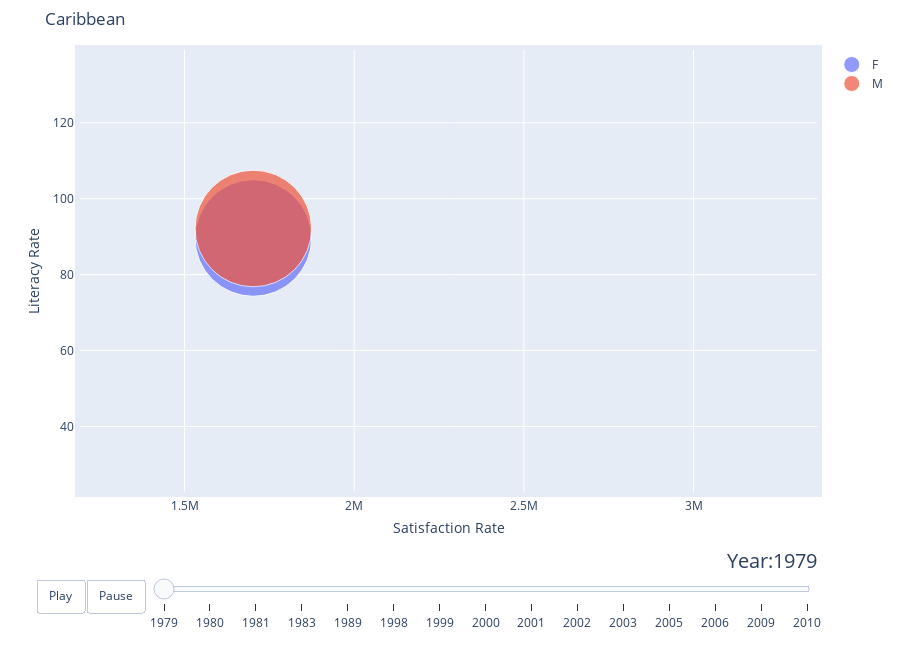
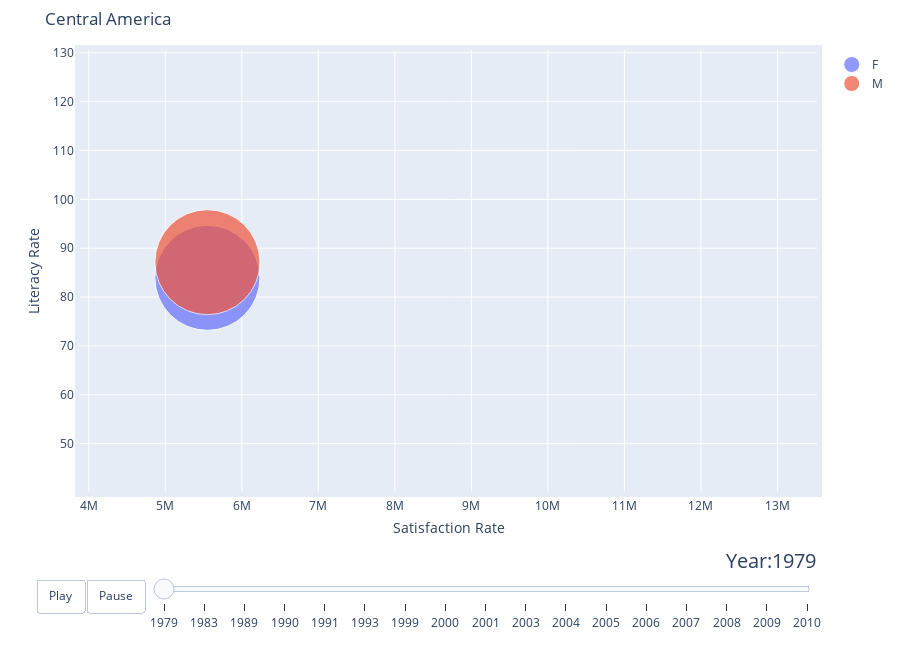
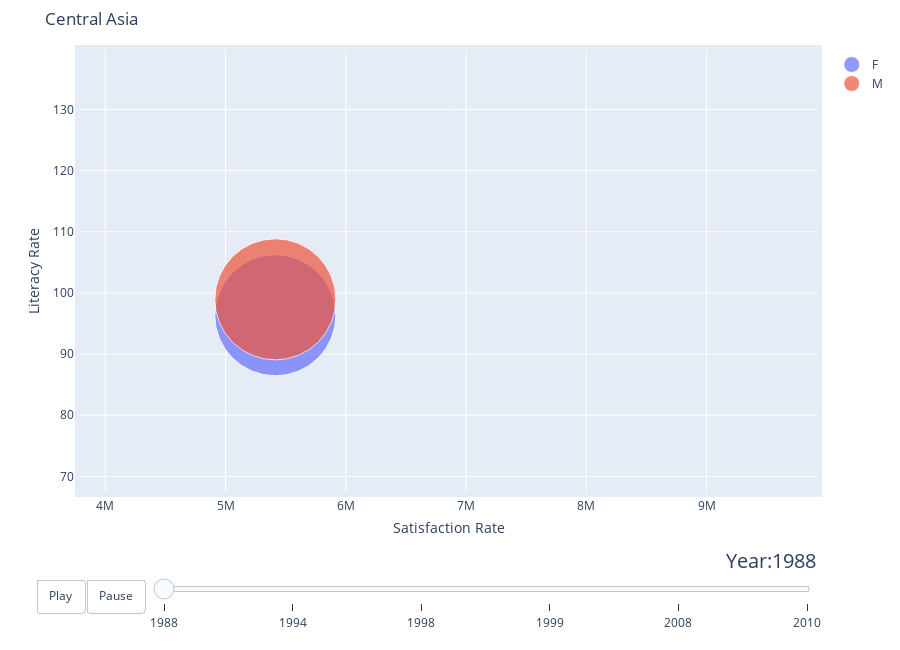
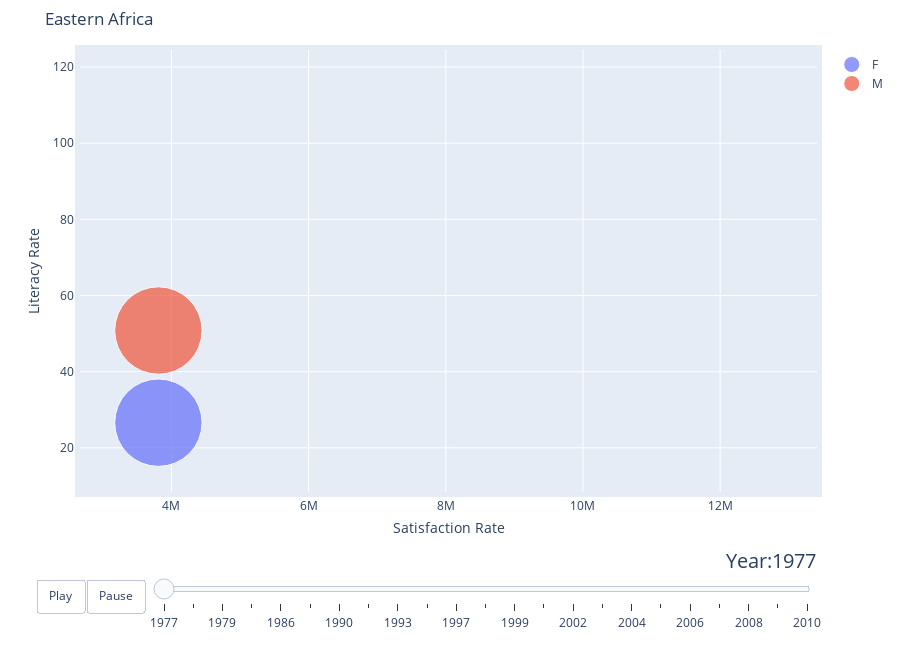

Notebook code cell kept with these figures, in order:
### Code cell
# for i in range(74, 111):
#     cols = list(female_df_sub.columns)
#     x = cols[i] + "_lit"
#     y = cols[i]
#     size = cols[i] + "_pop"
#     plt.figure(i)
    
trans_f = transform_df(female_df_sub)
trans_f["Gender"] = np.repeat("F", len(trans_f))
trans_m = transform_df(male_df_sub)
trans_m["Gender"] = np.repeat("M", len(trans_m))
frames = [trans_f, trans_m]
both_gen_trans = pd.concat(frames)
both_gen_trans["Year"] = pd.Series(map(int, both_gen_trans["Year"]))
both_gen_trans = both_gen_trans.dropna()
both_gen_trans.index = range(len(both_gen_trans))

subregions = np.unique(both_gen_trans["Index"])
for sub in subregions:
    try:
        temp_df = both_gen_trans[both_gen_trans.Index == sub]
        temp_df = temp_df.drop(["Index"], axis = 1)
        figure = bubbleplot(dataset=temp_df, x_column='Sat', y_column='Lit',
            bubble_column='Gender', time_column='Year', size_column='Pop', color_column='Gender', 
            x_title="Satisfaction Rate", y_title="Literacy Rate", title=sub,
             scale_bubble=3, height=650)
        iplot(figure, config={'scrollzoom': True})
    except:
        print("Unable to plot for " + sub)

### Figure 1 — Plotly figure (JSON) as saved in the notebook; plotly's stock layout.template omitted (floating-point values rounded to 4 significant figures)
{"data": [{"marker": {"size": [1703000.0], "sizemode": "area", "sizeref": 250.3}, "mode": "markers", "name": "F", "text": ["F"], "type": "scatter", "x": [1703000.0], "y": [89.65]}, {"marker": {"size": [1703000.0], "sizemode": "area", "sizeref": 250.3}, "mode": "markers", "name": "M", "text": ["M"], "type": "scatter", "x": [1703000.0], "y": [92.15]}], "layout": {"height": 650, "hovermode": "closest", "margin": {"b": 50, "pad": 5, "t": 50}, "showlegend": true, "sliders": [{"active": 0, "currentvalue": {"font": {"size": 20}, "prefix": "Year:", "visible": true, "xanchor": "right"}, "len": 0.9, "pad": {"b": 10, "t": 50}, "steps": [{"args": [[1979], {"frame": {"duration": 300, "redraw": false}, "mode": "immediate", "transition": {"duration": 300}}], "label": "1979", "method": "animate"}, {"args": [[1980], {"frame": {"duration": 300, "redraw": false}, "mode": "immediate", "transition": {"duration": 300}}], "label": "1980", "method": "animate"}, {"args": [[1981], {"frame": {"duration": 300, "redraw": false}, "mode": "immediate", "transition": {"duration": 300}}], "label": "1981", "method": "animate"}, {"args": [[1983], {"frame": {"duration": 300, "redraw": false}, "mode": "immediate", "transition": {"duration": 300}}], "label": "1983", "method": "animate"}, {"args": [[1989], {"frame": {"duration": 300, "redraw": false}, "mode": "immediate", "transition": {"duration": 300}}], "label": "1989", "method": "animate"}, {"args": [[1998], {"frame": {"duration": 300, "redraw": false}, "mode": "immediate", "transition": {"duration": 300}}], "label": "1998", "method": "animate"}, {"args": [[1999], {"frame": {"duration": 300, "redraw": false}, "mode": "immediate", "transition": {"duration": 300}}], "label": "1999", "method": "animate"}, {"args": [[2000], {"frame": {"duration": 300, "redraw": false}, "mode": "immediate", "transition": {"duration": 300}}], "label": "2000", "method": "animate"}, {"args": [[2001], {"frame": {"duration": 300, "redraw": false}, "mode": "immediate", "transition": {"duration": 300}}], "label": "2001", "method": "animate"}, {"args": [[2002], {"frame": {"duration": 300, "redraw": false}, "mode": "immediate", "transition": {"duration": 300}}], "label": "2002", "method": "animate"}, {"args": [[2003], {"frame": {"duration": 300, "redraw": false}, "mode": "immediate", "transition": {"duration": 300}}], "label": "2003", "method": "animate"}, {"args": [[2005], {"frame": {"duration": 300, "redraw": false}, "mode": "immediate", "transition": {"duration": 300}}], "label": "2005", "method": "animate"}, {"args": [[2006], {"frame": {"duration": 300, "redraw": false}, "mode": "immediate", "transition": {"duration": 300}}], "label": "2006", "method": "animate"}, {"args": [[2009], {"frame": {"duration": 300, "redraw": false}, "mode": "immediate", "transition": {"duration": 300}}], "label": "2009", "method": "animate"}, {"args": [[2010], {"frame": {"duration": 300, "redraw": false}, "mode": "immediate", "transition": {"duration": 300}}], "label": "2010", "method": "animate"}], "transition": {"duration": 300, "easing": "cubic-in-out"}, "x": 0.1, "xanchor": "left", "y": 0, "yanchor": "top"}], "title": {"text": "Caribbean"}, "updatemenus": [{"buttons": [{"args": [null, {"frame": {"duration": 500, "redraw": false}, "fromcurrent": true, "transition": {"duration": 300, "easing": "quadratic-in-out"}}], "label": "Play", "method": "animate"}, {"args": [[null], {"frame": {"duration": 0, "redraw": false}, "mode": "immediate", "transition": {"duration": 0}}], "label": "Pause", "method": "animate"}], "direction": "left", "pad": {"r": 10, "t": 87}, "showactive": false, "type": "buttons", "x": 0.1, "xanchor": "right", "y": 0, "yanchor": "top"}], "xaxis": {"autorange": false, "range": [1192000.0, 3364000.0], "title": {"text": "Satisfaction Rate"}}, "yaxis": {"autorange": false, "range": [22.75, 139.2], "title": {"text": "Literacy Rate"}}}}

### Figure 2 — Plotly figure (JSON) as saved in the notebook; plotly's stock layout.template omitted (floating-point values rounded to 4 significant figures)
{"data": [{"marker": {"size": [5550000.0], "sizemode": "area", "sizeref": 1006.0}, "mode": "markers", "name": "F", "text": ["F"], "type": "scatter", "x": [5550000.0], "y": [83.95]}, {"marker": {"size": [5550000.0], "sizemode": "area", "sizeref": 1006.0}, "mode": "markers", "name": "M", "text": ["M"], "type": "scatter", "x": [5550000.0], "y": [87.15]}], "layout": {"height": 650, "hovermode": "closest", "margin": {"b": 50, "pad": 5, "t": 50}, "showlegend": true, "sliders": [{"active": 0, "currentvalue": {"font": {"size": 20}, "prefix": "Year:", "visible": true, "xanchor": "right"}, "len": 0.9, "pad": {"b": 10, "t": 50}, "steps": [{"args": [[1979], {"frame": {"duration": 300, "redraw": false}, "mode": "immediate", "transition": {"duration": 300}}], "label": "1979", "method": "animate"}, {"args": [[1983], {"frame": {"duration": 300, "redraw": false}, "mode": "immediate", "transition": {"duration": 300}}], "label": "1983", "method": "animate"}, {"args": [[1989], {"frame": {"duration": 300, "redraw": false}, "mode": "immediate", "transition": {"duration": 300}}], "label": "1989", "method": "animate"}, {"args": [[1990], {"frame": {"duration": 300, "redraw": false}, "mode": "immediate", "transition": {"duration": 300}}], "label": "1990", "method": "animate"}, {"args": [[1991], {"frame": {"duration": 300, "redraw": false}, "mode": "immediate", "transition": {"duration": 300}}], "label": "1991", "method": "animate"}, {"args": [[1993], {"frame": {"duration": 300, "redraw": false}, "mode": "immediate", "transition": {"duration": 300}}], "label": "1993", "method": "animate"}, {"args": [[1999], {"frame": {"duration": 300, "redraw": false}, "mode": "immediate", "transition": {"duration": 300}}], "label": "1999", "method": "animate"}, {"args": [[2000], {"frame": {"duration": 300, "redraw": false}, "mode": "immediate", "transition": {"duration": 300}}], "label": "2000", "method": "animate"}, {"args": [[2001], {"frame": {"duration": 300, "redraw": false}, "mode": "immediate", "transition": {"duration": 300}}], "label": "2001", "method": "animate"}, {"args": [[2003], {"frame": {"duration": 300, "redraw": false}, "mode": "immediate", "transition": {"duration": 300}}], "label": "2003", "method": "animate"}, {"args": [[2004], {"frame": {"duration": 300, "redraw": false}, "mode": "immediate", "transition": {"duration": 300}}], "label": "2004", "method": "animate"}, {"args": [[2005], {"frame": {"duration": 300, "redraw": false}, "mode": "immediate", "transition": {"duration": 300}}], "label": "2005", "method": "animate"}, {"args": [[2006], {"frame": {"duration": 300, "redraw": false}, "mode": "immediate", "transition": {"duration": 300}}], "label": "2006", "method": "animate"}, {"args": [[2007], {"frame": {"duration": 300, "redraw": false}, "mode": "immediate", "transition": {"duration": 300}}], "label": "2007", "method": "animate"}, {"args": [[2008], {"frame": {"duration": 300, "redraw": false}, "mode": "immediate", "transition": {"duration": 300}}], "label": "2008", "method": "animate"}, {"args": [[2009], {"frame": {"duration": 300, "redraw": false}, "mode": "immediate", "transition": {"duration": 300}}], "label": "2009", "method": "animate"}, {"args": [[2010], {"frame": {"duration": 300, "redraw": false}, "mode": "immediate", "transition": {"duration": 300}}], "label": "2010", "method": "animate"}], "transition": {"duration": 300, "easing": "cubic-in-out"}, "x": 0.1, "xanchor": "left", "y": 0, "yanchor": "top"}], "title": {"text": "Central America"}, "updatemenus": [{"buttons": [{"args": [null, {"frame": {"duration": 500, "redraw": false}, "fromcurrent": true, "transition": {"duration": 300, "easing": "quadratic-in-out"}}], "label": "Play", "method": "animate"}, {"args": [[null], {"frame": {"duration": 0, "redraw": false}, "mode": "immediate", "transition": {"duration": 0}}], "label": "Pause", "method": "animate"}], "direction": "left", "pad": {"r": 10, "t": 87}, "showactive": false, "type": "buttons", "x": 0.1, "xanchor": "right", "y": 0, "yanchor": "top"}], "xaxis": {"autorange": false, "range": [3885000.0, 13520000.0], "title": {"text": "Satisfaction Rate"}}, "yaxis": {"autorange": false, "range": [40.11, 130.6], "title": {"text": "Literacy Rate"}}}}

### Figure 3 — Plotly figure (JSON) as saved in the notebook; plotly's stock layout.template omitted (floating-point values rounded to 4 significant figures)
{"data": [{"marker": {"size": [5414000.0], "sizemode": "area", "sizeref": 738.0}, "mode": "markers", "name": "F", "text": ["F"], "type": "scatter", "x": [5414000.0], "y": [96.35]}, {"marker": {"size": [5414000.0], "sizemode": "area", "sizeref": 738.0}, "mode": "markers", "name": "M", "text": ["M"], "type": "scatter", "x": [5414000.0], "y": [98.95]}], "layout": {"height": 650, "hovermode": "closest", "margin": {"b": 50, "pad": 5, "t": 50}, "showlegend": true, "sliders": [{"active": 0, "currentvalue": {"font": {"size": 20}, "prefix": "Year:", "visible": true, "xanchor": "right"}, "len": 0.9, "pad": {"b": 10, "t": 50}, "steps": [{"args": [[1988], {"frame": {"duration": 300, "redraw": false}, "mode": "immediate", "transition": {"duration": 300}}], "label": "1988", "method": "animate"}, {"args": [[1994], {"frame": {"duration": 300, "redraw": false}, "mode": "immediate", "transition": {"duration": 300}}], "label": "1994", "method": "animate"}, {"args": [[1998], {"frame": {"duration": 300, "redraw": false}, "mode": "immediate", "transition": {"duration": 300}}], "label": "1998", "method": "animate"}, {"args": [[1999], {"frame": {"duration": 300, "redraw": false}, "mode": "immediate", "transition": {"duration": 300}}], "label": "1999", "method": "animate"}, {"args": [[2008], {"frame": {"duration": 300, "redraw": false}, "mode": "immediate", "transition": {"duration": 300}}], "label": "2008", "method": "animate"}, {"args": [[2010], {"frame": {"duration": 300, "redraw": false}, "mode": "immediate", "transition": {"duration": 300}}], "label": "2010", "method": "animate"}], "transition": {"duration": 300, "easing": "cubic-in-out"}, "x": 0.1, "xanchor": "left", "y": 0, "yanchor": "top"}], "title": {"text": "Central Asia"}, "updatemenus": [{"buttons": [{"args": [null, {"frame": {"duration": 500, "redraw": false}, "fromcurrent": true, "transition": {"duration": 300, "easing": "quadratic-in-out"}}], "label": "Play", "method": "animate"}, {"args": [[null], {"frame": {"duration": 0, "redraw": false}, "mode": "immediate", "transition": {"duration": 0}}], "label": "Pause", "method": "animate"}], "direction": "left", "pad": {"r": 10, "t": 87}, "showactive": false, "type": "buttons", "x": 0.1, "xanchor": "right", "y": 0, "yanchor": "top"}], "xaxis": {"autorange": false, "range": [3790000.0, 9918000.0], "title": {"text": "Satisfaction Rate"}}, "yaxis": {"autorange": false, "range": [67.44, 139.7], "title": {"text": "Literacy Rate"}}}}

### Figure 4 — Plotly figure (JSON) as saved in the notebook; plotly's stock layout.template omitted (floating-point values rounded to 4 significant figures)
{"data": [{"marker": {"size": [3810000.0], "sizemode": "area", "sizeref": 998.0}, "mode": "markers", "name": "F", "text": ["F"], "type": "scatter", "x": [3810000.0], "y": [26.6]}, {"marker": {"size": [3810000.0], "sizemode": "area", "sizeref": 998.0}, "mode": "markers", "name": "M", "text": ["M"], "type": "scatter", "x": [3810000.0], "y": [50.8]}], "layout": {"height": 650, "hovermode": "closest", "margin": {"b": 50, "pad": 5, "t": 50}, "showlegend": true, "sliders": [{"active": 0, "currentvalue": {"font": {"size": 20}, "prefix": "Year:", "visible": true, "xanchor": "right"}, "len": 0.9, "pad": {"b": 10, "t": 50}, "steps": [{"args": [[1977], {"frame": {"duration": 300, "redraw": false}, "mode": "immediate", "transition": {"duration": 300}}], "label": "1977", "method": "animate"}, {"args": [[1978], {"frame": {"duration": 300, "redraw": false}, "mode": "immediate", "transition": {"duration": 300}}], "label": "1978", "method": "animate"}, {"args": [[1979], {"frame": {"duration": 300, "redraw": false}, "mode": "immediate", "transition": {"duration": 300}}], "label": "1979", "method": "animate"}, {"args": [[1981], {"frame": {"duration": 300, "redraw": false}, "mode": "immediate", "transition": {"duration": 300}}], "label": "1981", "method": "animate"}, {"args": [[1986], {"frame": {"duration": 300, "redraw": false}, "mode": "immediate", "transition": {"duration": 300}}], "label": "1986", "method": "animate"}, {"args": [[1989], {"frame": {"duration": 300, "redraw": false}, "mode": "immediate", "transition": {"duration": 300}}], "label": "1989", "method": "animate"}, {"args": [[1990], {"frame": {"duration": 300, "redraw": false}, "mode": "immediate", "transition": {"duration": 300}}], "label": "1990", "method": "animate"}, {"args": [[1991], {"frame": {"duration": 300, "redraw": false}, "mode": "immediate", "transition": {"duration": 300}}], "label": "1991", "method": "animate"}, {"args": [[1993], {"frame": {"duration": 300, "redraw": false}, "mode": "immediate", "transition": {"duration": 300}}], "label": "1993", "method": "animate"}, {"args": [[1996], {"frame": {"duration": 300, "redraw": false}, "mode": "immediate", "transition": {"duration": 300}}], "label": "1996", "method": "animate"}, {"args": [[1997], {"frame": {"duration": 300, "redraw": false}, "mode": "immediate", "transition": {"duration": 300}}], "label": "1997", "method": "animate"}, {"args": [[1998], {"frame": {"duration": 300, "redraw": false}, "mode": "immediate", "transition": {"duration": 300}}], "label": "1998", "method": "animate"}, {"args": [[1999], {"frame": {"duration": 300, "redraw": false}, "mode": "immediate", "transition": {"duration": 300}}], "label": "1999", "method": "animate"}, {"args": [[2001], {"frame": {"duration": 300, "redraw": false}, "mode": "immediate", "transition": {"duration": 300}}], "label": "2001", "method": "animate"}, {"args": [[2002], {"frame": {"duration": 300, "redraw": false}, "mode": "immediate", "transition": {"duration": 300}}], "label": "2002", "method": "animate"}, {"args": [[2003], {"frame": {"duration": 300, "redraw": false}, "mode": "immediate", "transition": {"duration": 300}}], "label": "2003", "method": "animate"}, {"args": [[2004], {"frame": {"duration": 300, "redraw": false}, "mode": "immediate", "transition": {"duration": 300}}], "label": "2004", "method": "animate"}, {"args": [[2005], {"frame": {"duration": 300, "redraw": false}, "mode": "immediate", "transition": {"duration": 300}}], "label": "2005", "method": "animate"}, {"args": [[2006], {"frame": {"duration": 300, "redraw": false}, "mode": "immediate", "transition": {"duration": 300}}], "label": "2006", "method": "animate"}, {"args": [[2007], {"frame": {"duration": 300, "redraw": false}, "mode": "immediate", "transition": {"duration": 300}}], "label": "2007", "method": "animate"}, {"args": [[2008], {"frame": {"duration": 300, "redraw": false}, "mode": "immediate", "transition": {"duration": 300}}], "label": "2008", "method": "animate"}, {"args": [[2009], {"frame": {"duration": 300, "redraw": false}, "mode": "immediate", "transition": {"duration": 300}}], "label": "2009", "method": "animate"}, {"args": [[2010], {"frame": {"duration": 300, "redraw": false}, "mode": "immediate", "transition": {"duration": 300}}], "label": "2010", "method": "animate"}], "transition": {"duration": 300, "easing": "cubic-in-out"}, "x": 0.1, "xanchor": "left", "y": 0, "yanchor": "top"}], "title": {"text": "Eastern Africa"}, "updatemenus": [{"buttons": [{"args": [null, {"frame": {"duration": 500, "redraw": false}, "fromcurrent": true, "transition": {"duration": 300, "easing": "quadratic-in-out"}}], "label": "Play", "method": "animate"}, {"args": [[null], {"frame": {"duration": 0, "redraw": false}, "mode": "immediate", "transition": {"duration": 0}}], "label": "Pause", "method": "animate"}], "direction": "left", "pad": {"r": 10, "t": 87}, "showactive": false, "type": "buttons", "x": 0.1, "xanchor": "right", "y": 0, "yanchor": "top"}], "xaxis": {"autorange": false, "range": [2667000.0, 13410000.0], "title": {"text": "Satisfaction Rate"}}, "yaxis": {"autorange": false, "range": [8.4, 124.5], "title": {"text": "Literacy Rate"}}}}
